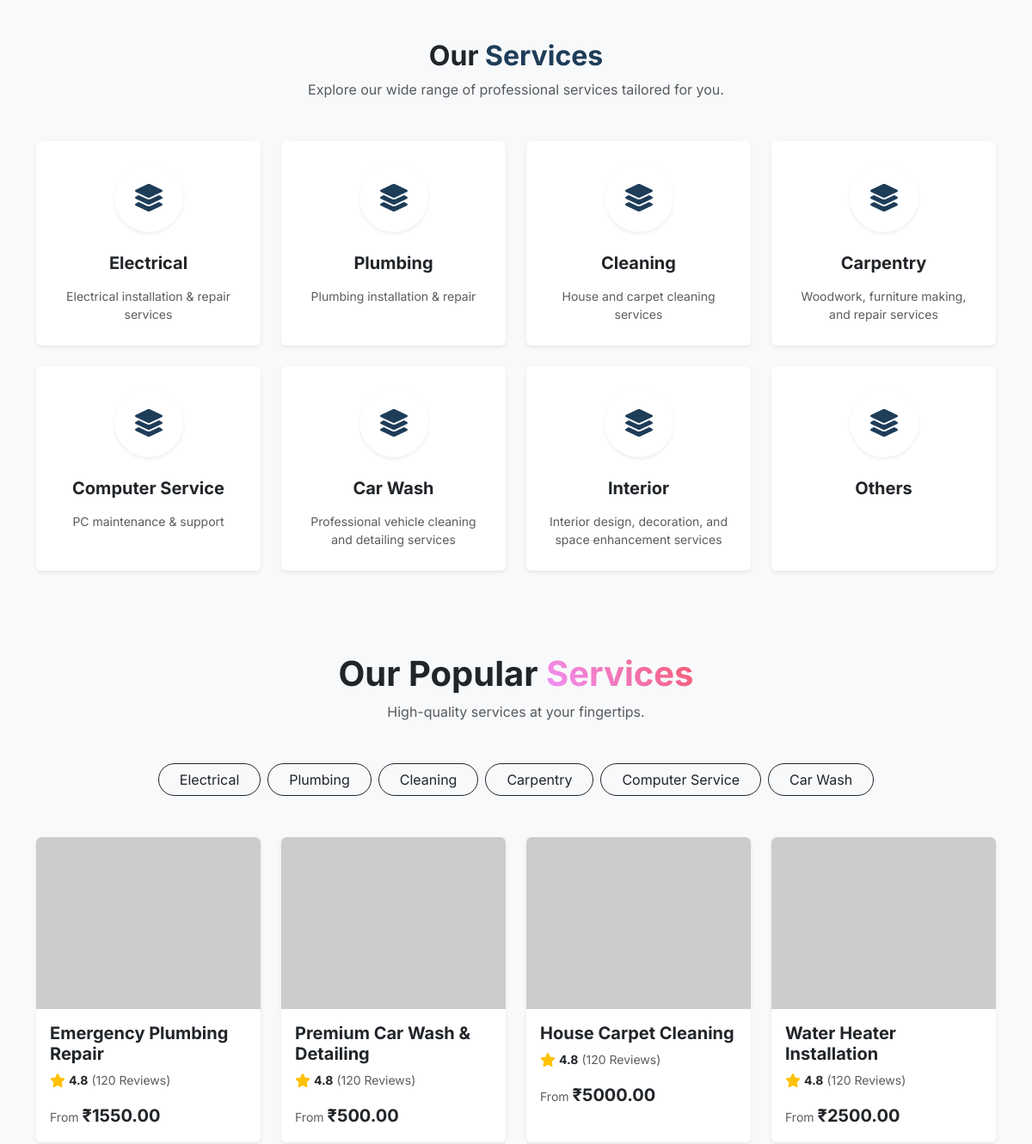
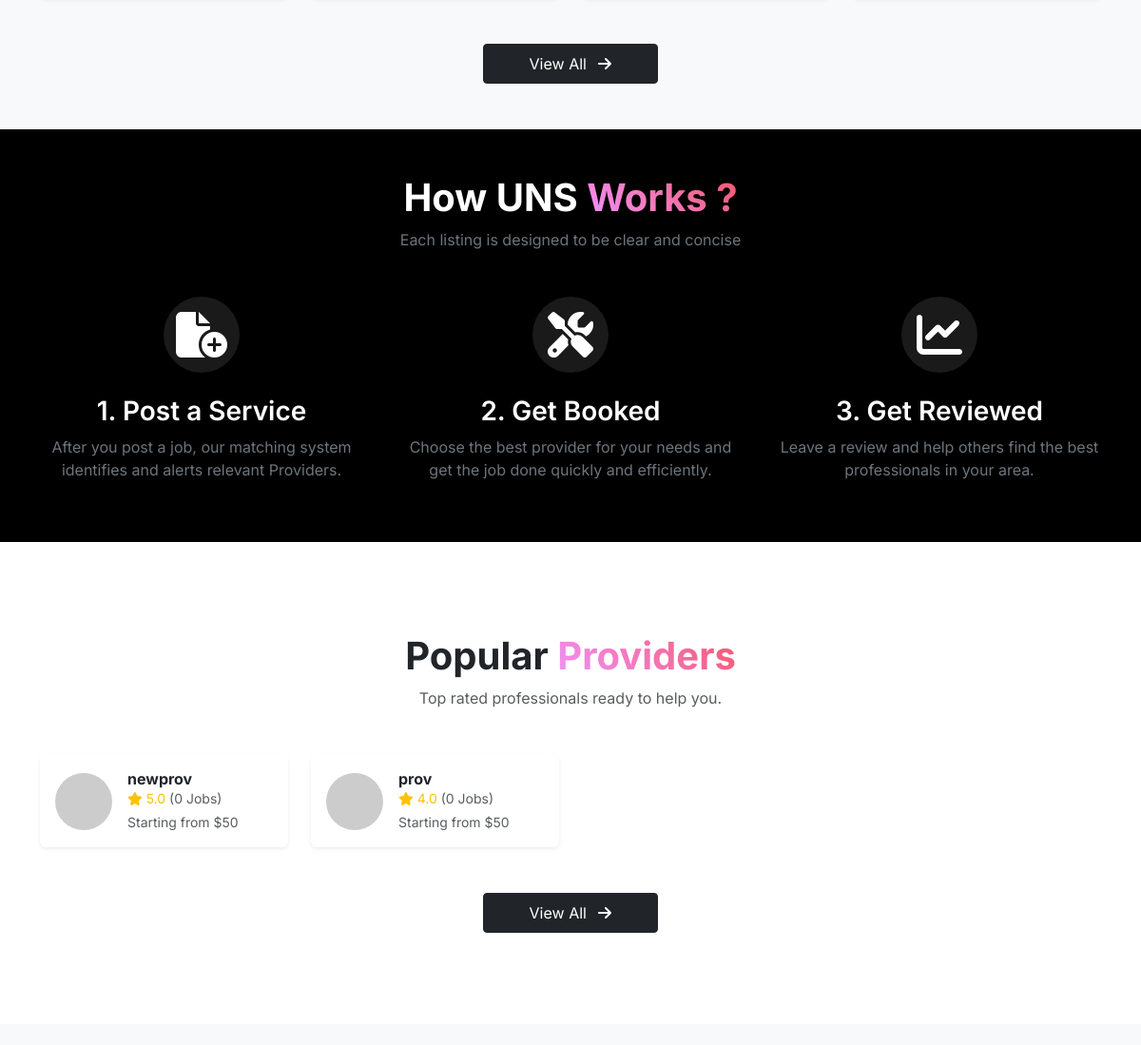
The app's page / (middle part), older data (2 pictures, top to bottom).
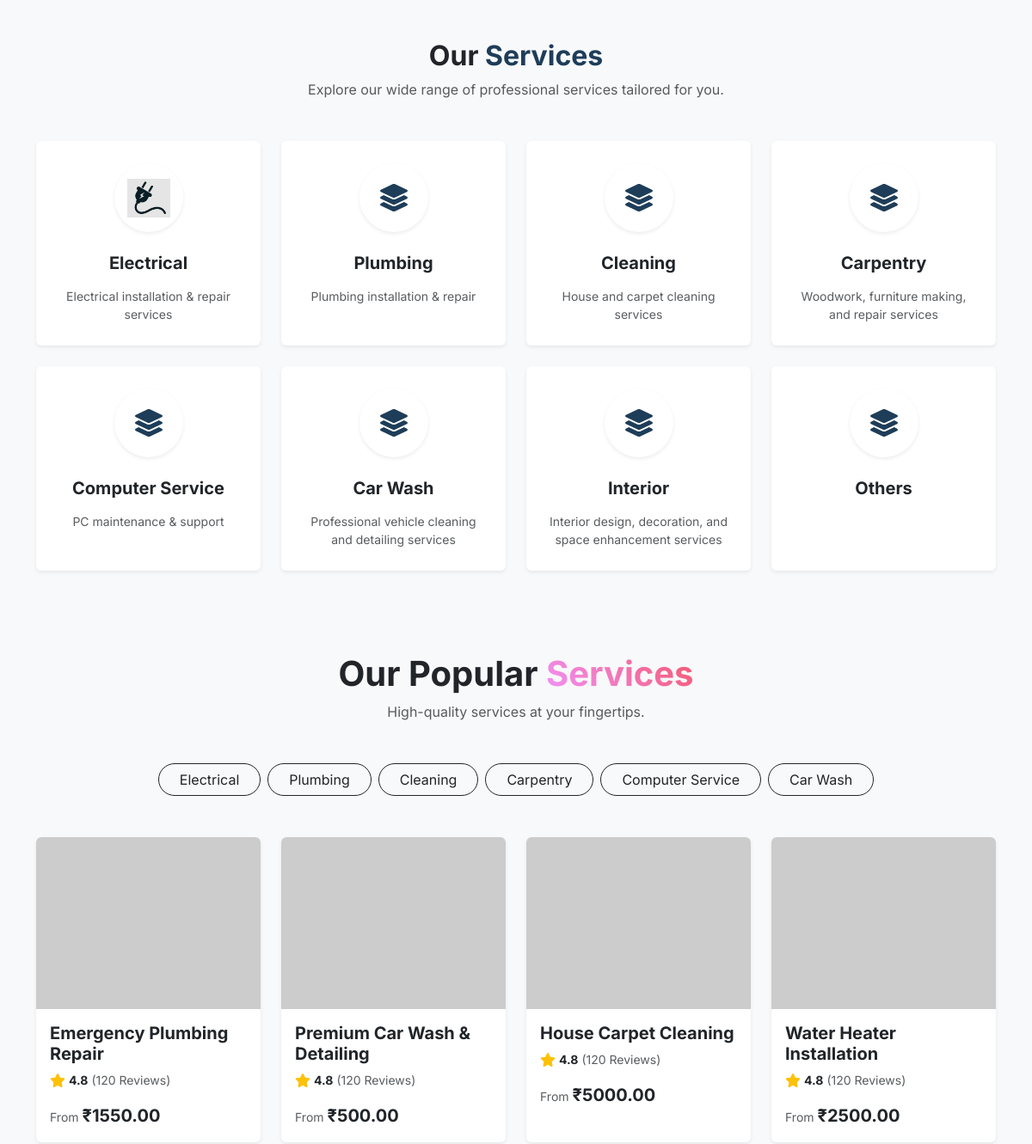
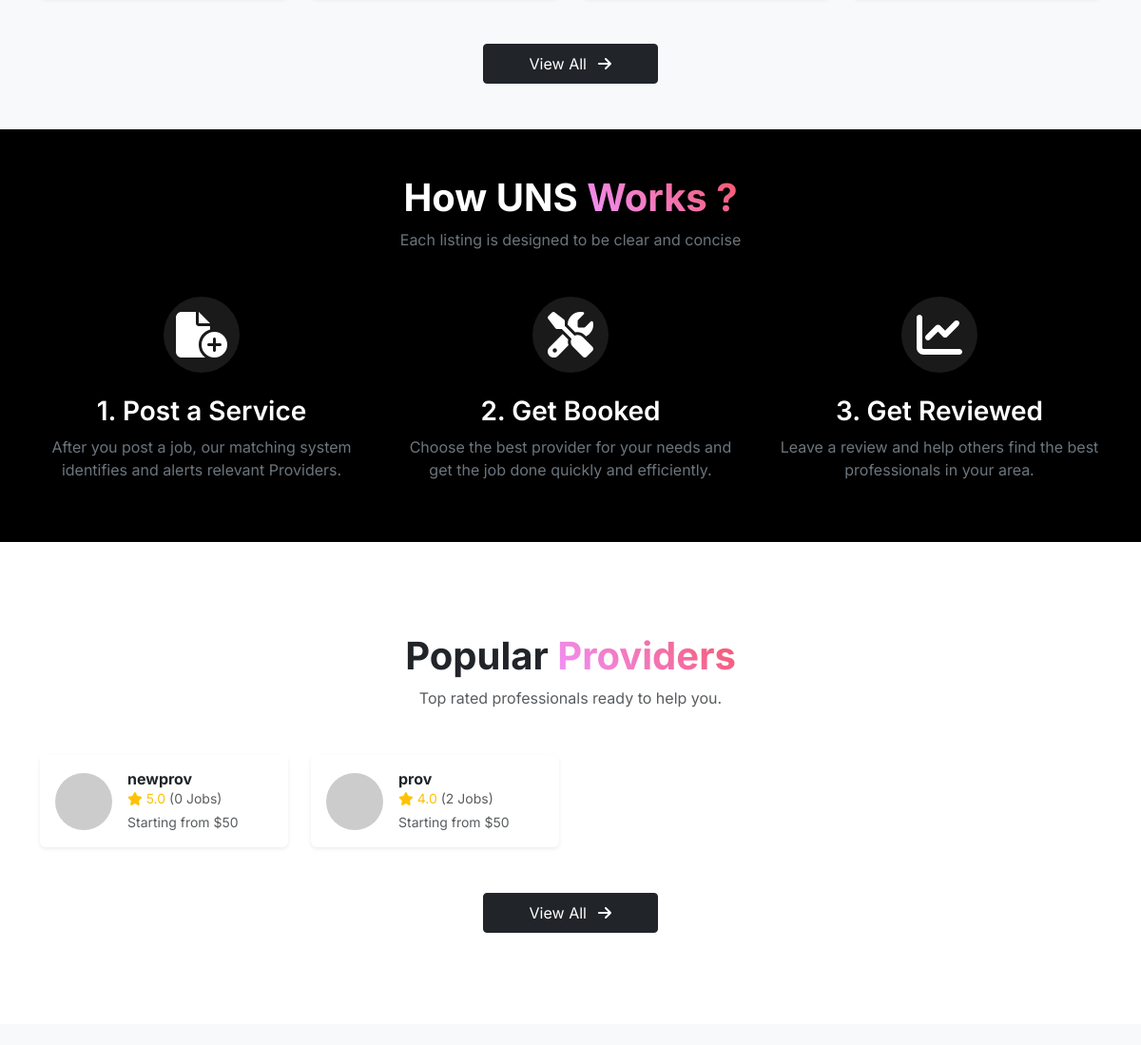
The same page, newer data (2 pictures, top to bottom).
### services/models.py (models this page shows, shortened)
class ServiceType(models.Model):
    name = models.CharField(max_length=100)
    icon = models.ImageField(upload_to="category_icons/", null=True, blank=True)
    description = models.TextField(blank=True)
    is_active = models.BooleanField(default=True)

### accounts/models.py (models this page shows, shortened)
class ProviderProfile(models.Model):
    user = models.OneToOneField(User, on_delete=models.CASCADE)
    profile_picture = models.ImageField(upload_to="profile_pictures/", null=True, blank=True)
    experience_years = models.IntegerField(default=0)
    bio = models.TextField(blank=True)
    service_radius_km = models.IntegerField(default=10)
    is_available = models.BooleanField(default=True)
    is_approved = models.BooleanField(default=False)
    rating = models.FloatField(default=0)
    total_jobs = models.IntegerField(default=0)
    created_at = models.DateTimeField(auto_now_add=True)

class User(models.Model):
    ROLE_CHOICES = (
        ('CUSTOMER', 'Customer'),
        ('PROVIDER', 'Provider'),
    )
    username = models.CharField(max_length=120)
    email = models.EmailField(unique=True)
    password = models.CharField(max_length=255)  # store hashed password
    phone = models.IntegerField()
    role = models.CharField(max_length=20, choices=ROLE_CHOICES, default='CUSTOMER')
    first_name = models.CharField(max_length=100, blank=True, null=True)
    last_name = models.CharField(max_length=100, blank=True, null=True)
    city = models.CharField(max_length=100, blank=True, null=True)
    address = models.TextField(blank=True, null=True)
    is_active = models.BooleanField(default=True)
    is_verified = models.BooleanField(default=False)
    created_at = models.DateTimeField(auto_now_add=True)

### accounts/views.py (the view)
# urls.py: path('', views.index, name="uns"),
def index(request):
    service_types = ServiceType.objects.all()
    popular_services = Service.objects.order_by('?')[:4]
    popular_providers = ProviderProfile.objects.order_by('-rating')[:4]
    reviews = Review.objects.all().order_by('-created_at')[:3]
    context = {
        'service_types': service_types,
        'popular_services': popular_services,
        'popular_providers': popular_providers,
        'reviews': reviews,
    }
    return render(request, 'index.html', context)

### templates/index.html (shortened to what the changed rows need)
{% extends 'base.html' %}
{% load static %}
{% block content %}
<section class="bg-light">
    <div class="container py-5">
        <div class="text-center mb-5">
            <h2 class="fw-bold text-dark">Our <span style="color: #1e3d59;">Services</span></h2>
        </div>
        <div class="row g-4 justify-content-center">
            {% for service in service_types %}
            <div class="col-md-6 col-lg-3">
                <div class="card h-100 border-0 shadow-sm hover-card text-center overflow-hidden service-type-card">
                    <div class="card-body p-4 d-flex flex-column align-items-center">
                        <div class="mb-4 d-flex align-items-center justify-content-center rounded-circle bg-white shadow-sm service-icon-wrapper"
                            style="width: 80px; height: 80px; transition: all 0.3s;">
                            {% if service.icon %}
                            <img src="{{ service.icon.url }}" alt="{{ service.name }}" class="img-fluid"
                                style="max-height: 50px; max-width: 50px;">
                            {% else %}
                            <i class="fa-solid fa-layer-group fa-2x" style="color: #1e3d59; transition: all 0.3s;"></i>
                            {% endif %}
                        </div>
                        <h5 class="card-title fw-bold mb-3">{{ service.name }}</h5>
                        <p class="card-text text-muted small mb-0">{{ service.description|truncatewords:15 }}</p>
                    </div>
                </div>
            </div>
            {% empty %}
            <div class="col-12 text-center">
                <p class="text-muted">No services found. Please check back later.</p>
            </div>
            {% endfor %}
        </div>
    </div>
</section>
<section class="">
    <div class="container py-5">
        <div class="text-center mb-5">
            <h2 class="fw-bold display-6">Our Popular <span class="text-gradient-purple">Services</span></h2>
        </div>
        <div class="d-flex justify-content-center flex-wrap gap-2 mb-5">
            {% for type in service_types|slice:":6" %}
            <button class="btn btn-outline-dark rounded-pill px-4">{{ type.name }}</button>
            {% endfor %}
        </div>
    </div>
</section>
<section class="bg-black text-white">
    <div class="container py-5">
        <div class="text-center mb-5">
            <h2 class="fw-bold display-6">How UNS <span class="text-gradient-purple">Works ?</span></h2>
        </div>
    </div>
</section>
<section class="py-5 bg-white">
    <div class="container py-5">
        <div class="text-center mb-5">
            <h2 class="fw-bold display-6">Popular <span class="text-gradient-purple">Providers</span></h2>
        </div>
        <div class="row g-4">
            {% for provider in popular_providers %}
            <div class="col-md-6 col-lg-3">
                <div class="card h-100 border-0 shadow-sm hover-card p-3">
                    <div class="d-flex align-items-center">
                        <div class="flex-shrink-0">
                            <img src="https://ui-avatars.com/api/?name={{ provider.user.username }}&background=random"
                                class="rounded-circle" width="60" height="60" alt="{{ provider.user.username }}">
                        </div>
                        <div class="flex-grow-1 ms-3">
                            <h6 class="fw-bold mb-0">{{ provider.user.username }}</h6>
                            <div class="small text-warning mb-1">
                                <i class="fa-solid fa-star"></i> {{ provider.rating|default:"5.0" }} <span
                                    class="text-muted">({{ provider.total_jobs }} Jobs)</span>
                            </div>
                            <p class="small text-muted mb-0">Starting from $50</p>
                        </div>
                    </div>
                </div>
            </div>
            {% empty %}
            <div class="col-12 text-center">
                <p class="text-muted">No providers available.</p>
            </div>
            {% endfor %}
        </div>
    </div>
</section>
{% endblock %}

Row changes from the older to the newer data that the page shows:
changed ServiceType "Electrical": icon: picture added; icon empty → "category_icons/elec.png" (drawn)
changed ProviderProfile "prov": total_jobs "0" → "2"
